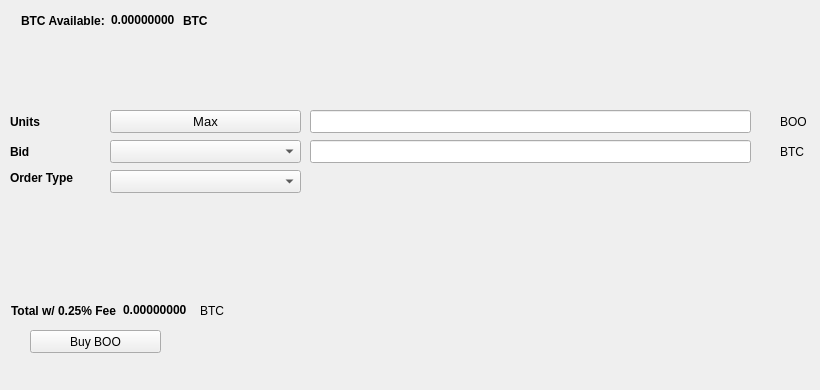
   <widget class="QWidget" name="BuyTab">
    <attribute name="title">
     <string>Buy</string>
    </attribute>
    <widget class="QPushButton" name="BuyBOO">
     <property name="geometry">
      <rect>
       <x>30</x>
       <y>330</y>
       <width>131</width>
       <height>23</height>
      </rect>
     </property>
     <property name="text">
      <string>Buy BOO</string>
     </property>
     <property name="icon">
      <iconset resource="../bamboo.qrc">
       <normaloff>:/icons/bitcoin</normaloff>:/icons/bitcoin</iconset>
     </property>
    </widget>
    <widget class="QLabel" name="label_3">
     <property name="geometry">
      <rect>
       <x>10</x>
       <y>110</y>
       <width>46</width>
       <height>23</height>
      </rect>
     </property>
     <property name="font">
      <font>
       <weight>75</weight>
       <bold>true</bold>
      </font>
     </property>
     <property name="text">
      <string>Units</string>
     </property>
    </widget>
    <widget class="QLineEdit" name="UnitsInput">
     <property name="geometry">
      <rect>
       <x>310</x>
       <y>110</y>
       <width>441</width>
       <height>23</height>
      </rect>
     </property>
     <property name="font">
      <font>
       <pointsize>9</pointsize>
       <weight>75</weight>
       <bold>true</bold>
      </font>
     </property>
    </widget>
    <widget class="QLineEdit" name="BuyBidPriceEdit">
     <property name="geometry">
      <rect>
       <x>310</x>
       <y>140</y>
       <width>441</width>
       <height>23</height>
      </rect>
     </property>
     <property name="font">
      <font>
       <pointsize>9</pointsize>
       <weight>75</weight>
       <bold>true</bold>
      </font>
     </property>
    </widget>
    <widget class="QLabel" name="label_4">
     <property name="geometry">
      <rect>
       <x>780</x>
       <y>110</y>
       <width>31</width>
       <height>23</height>
      </rect>
     </property>
     <property name="text">
      <string>BOO</string>
     </property>
    </widget>
    <widget class="QLabel" name="label_5">
     <property name="geometry">
      <rect>
       <x>780</x>
       <y>140</y>
       <width>31</width>
       <height>23</height>
      </rect>
     </property>
     <property name="text">
      <string>BTC</string>
     </property>
    </widget>
    <widget class="QLabel" name="label_6">
     <property name="geometry">
      <rect>
       <x>10</x>
       <y>140</y>
       <width>46</width>
       <height>23</height>
      </rect>
     </property>
     <property name="font">
      <font>
       <weight>75</weight>
       <bold>true</bold>
      </font>
     </property>
     <property name="text">
      <string>Bid</string>
     </property>
    </widget>
    <widget class="QLabel" name="label_7">
     <property name="geometry">
      <rect>
       <x>10</x>
       <y>170</y>
       <width>91</width>
       <height>16</height>
      </rect>
     </property>
     <property name="font">
      <font>
       <weight>75</weight>
       <bold>true</bold>
      </font>
     </property>
     <property name="text">
      <string>Order Type</string>
     </property>
    </widget>
    <widget class="QPushButton" name="Buy_Max_Amount">
     <property name="geometry">
      <rect>
       <x>110</x>
       <y>110</y>
       <width>191</width>
       <height>23</height>
      </rect>
     </property>
     <property name="font">
      <font>
       <pointsize>10</pointsize>
      </font>
     </property>
     <property name="text">
      <string>Max</string>
     </property>
    </widget>
    <widget class="QComboBox" name="BuyBidcomboBox">
     <property name="geometry">
      <rect>
       <x>110</x>
       <y>140</y>
       <width>191</width>
       <height>23</height>
      </rect>
     </property>
     <property name="font">
      <font>
       <pointsize>10</pointsize>
      </font>
     </property>
    </widget>
    <widget class="QComboBox" name="buyOrdertypeCombo">
     <property name="geometry">
      <rect>
       <x>110</x>
       <y>170</y>
       <width>191</width>
       <height>23</height>
      </rect>
     </property>
     <property name="font">
      <font>
       <pointsize>10</pointsize>
      </font>
     </property>
    </widget>
    <widget class="QWidget" name="layoutWidget1">
     <property name="geometry">
      <rect>
       <x>21</x>
       <y>11</y>
       <width>227</width>
       <height>19</height>
      </rect>
     </property>
     <layout class="QHBoxLayout" name="horizontalLayout_3">
      <item>
       <widget class="QLabel" name="label232">
        <property name="font">
         <font>
          <weight>75</weight>
          <bold>true</bold>
         </font>
        </property>
        <property name="text">
         <string>BTC Available:</string>
        </property>
       </widget>
      </item>
      <item>
       <widget class="QLabel" name="BtcAvailableLbl">
        <property name="palette">
         <palette>
          <active>
           <colorrole role="WindowText">
            <brush brushstyle="SolidPattern">
             <color alpha="255">
              <red>0</red>
              <green>0</green>
              <blue>0</blue>
             </color>
            </brush>
           </colorrole>
           <colorrole role="Button">
            <brush brushstyle="SolidPattern">
             <color alpha="255">
              <red>0</red>
              <green>170</green>
              <blue>0</blue>
             </color>
            </brush>
           </colorrole>
           <colorrole role="Light">
            <brush brushstyle="SolidPattern">
             <color alpha="255">
              <red>0</red>
              <green>255</green>
              <blue>0</blue>
             </color>
            </brush>
           </colorrole>
           <colorrole role="Midlight">
            <brush brushstyle="SolidPattern">
             <color alpha="255">
              <red>0</red>
              <green>212</green>
              <blue>0</blue>
             </color>
            </brush>
           </colorrole>
           <colorrole role="Dark">
            <brush brushstyle="SolidPattern">
             <color alpha="255">
              <red>0</red>
              <green>85</green>
              <blue>0</blue>
             </color>
            </brush>
           </colorrole>
           <colorrole role="Mid">
            <brush brushstyle="SolidPattern">
             <color alpha="255">
              <red>0</red>
              <green>113</green>
              <blue>0</blue>
             </color>
            </brush>
           </colorrole>
           <colorrole role="Text">
            <brush brushstyle="SolidPattern">
             <color alpha="255">
              <red>0</red>
              <green>170</green>
              <blue>0</blue>
             </color>
            </brush>
           </colorrole>
           <colorrole role="BrightText">
            <brush brushstyle="SolidPattern">
             <color alpha="255">
              <red>255</red>
              <green>255</green>
              <blue>255</blue>
             </color>
            </brush>
           </colorrole>
           <colorrole role="ButtonText">
            <brush brushstyle="SolidPattern">
             <color alpha="255">
              <red>0</red>
              <green>0</green>
              <blue>0</blue>
             </color>
            </brush>
           </colorrole>
           <colorrole role="Base">
            <brush brushstyle="SolidPattern">
             <color alpha="255">
              <red>255</red>
              <green>255</green>
              <blue>255</blue>
             </color>
            </brush>
           </colorrole>
           <colorrole role="Window">
            <brush brushstyle="SolidPattern">
             <color alpha="255">
              <red>0</red>
              <green>170</green>
              <blue>0</blue>
             </color>
            </brush>
           </colorrole>
           <colorrole role="Shadow">
            <brush brushstyle="SolidPattern">
             <color alpha="255">
              <red>0</red>
              <green>0</green>
              <blue>0</blue>
             </color>
            </brush>
           </colorrole>
           <colorrole role="AlternateBase">
            <brush brushstyle="SolidPattern">
             <color alpha="255">
              <red>127</red>
              <green>212</green>
              <blue>127</blue>
             </color>
            </brush>
           </colorrole>
           <colorrole role="ToolTipBase">
            <brush brushstyle="SolidPattern">
             <color alpha="255">
              <red>255</red>
              <green>255</green>
              <blue>220</blue>
             </color>
            </brush>
           </colorrole>
           <colorrole role="ToolTipText">
            <brush brushstyle="SolidPattern">
             <color alpha="255">
              <red>0</red>
              <green>0</green>
              <blue>0</blue>
             </color>
            </brush>
           </colorrole>
          </active>
          <inactive>
           <colorrole role="WindowText">
            <brush brushstyle="SolidPattern">
             <color alpha="255">
              <red>0</red>
              <green>0</green>
              <blue>0</blue>
             </color>
            </brush>
           </colorrole>
           <colorrole role="Button">
            <brush brushstyle="SolidPattern">
             <color alpha="255">
              <red>0</red>
              <green>170</green>
              <blue>0</blue>
             </color>
            </brush>
           </colorrole>
           <colorrole role="Light">
            <brush brushstyle="SolidPattern">
             <color alpha="255">
              <red>0</red>
              <green>255</green>
              <blue>0</blue>
             </color>
            </brush>
           </colorrole>
           <colorrole role="Midlight">
            <brush brushstyle="SolidPattern">
             <color alpha="255">
              <red>0</red>
              <green>212</green>
              <blue>0</blue>
             </color>
            </brush>
           </colorrole>
           <colorrole role="Dark">
            <brush brushstyle="SolidPattern">
             <color alpha="255">
              <red>0</red>
              <green>85</green>
              <blue>0</blue>
             </color>
            </brush>
           </colorrole>
           <colorrole role="Mid">
            <brush brushstyle="SolidPattern">
             <color alpha="255">
              <red>0</red>
              <green>113</green>
              <blue>0</blue>
             </color>
            </brush>
           </colorrole>
           <colorrole role="Text">
            <brush brushstyle="SolidPattern">
             <color alpha="255">
              <red>0</red>
              <green>170</green>
              <blue>0</blue>
             </color>
            </brush>
           </colorrole>
           <colorrole role="BrightText">
            <brush brushstyle="SolidPattern">
             <color alpha="255">
              <red>255</red>
              <green>255</green>
              <blue>255</blue>
             </color>
            </brush>
           </colorrole>
           <colorrole role="ButtonText">
            <brush brushstyle="SolidPattern">
             <color alpha="255">
              <red>0</red>
              <green>0</green>
              <blue>0</blue>
             </color>
            </brush>
           </colorrole>
           <colorrole role="Base">
            <brush brushstyle="SolidPattern">
             <color alpha="255">
              <red>255</red>
              <green>255</green>
              <blue>255</blue>
             </color>
            </brush>
           </colorrole>
           <colorrole role="Window">
            <brush brushstyle="SolidPattern">
             <color alpha="255">
              <red>0</red>
              <green>170</green>
              <blue>0</blue>
             </color>
            </brush>
           </colorrole>
           <colorrole role="Shadow">
            <brush brushstyle="SolidPattern">
             <color alpha="255">
              <red>0</red>
              <green>0</green>
              <blue>0</blue>
             </color>
            </brush>
           </colorrole>
           <colorrole role="AlternateBase">
            <brush brushstyle="SolidPattern">
             <color alpha="255">
              <red>127</red>
              <green>212</green>
              <blue>127</blue>
             </color>
            </brush>
           </colorrole>
           <colorrole role="ToolTipBase">
            <brush brushstyle="SolidPattern">
             <color alpha="255">
              <red>255</red>
              <green>255</green>
              <blue>220</blue>
             </color>
            </brush>
           </colorrole>
           <colorrole role="ToolTipText">
            <brush brushstyle="SolidPattern">
             <color alpha="255">
              <red>0</red>
              <green>0</green>
              <blue>0</blue>
             </color>
            </brush>
           </colorrole>
          </inactive>
          <disabled>
           <colorrole role="WindowText">
            <brush brushstyle="SolidPattern">
             <color alpha="255">
              <red>0</red>
              <green>85</green>
              <blue>0</blue>
             </color>
            </brush>
           </colorrole>
           <colorrole role="Button">
            <brush brushstyle="SolidPattern">
             <color alpha="255">
              <red>0</red>
              <green>170</green>
              <blue>0</blue>
             </color>
            </brush>
           </colorrole>
           <colorrole role="Light">
            <brush brushstyle="SolidPattern">
             <color alpha="255">
              <red>0</red>
              <green>255</green>
              <blue>0</blue>
             </color>
            </brush>
           </colorrole>
           <colorrole role="Midlight">
            <brush brushstyle="SolidPattern">
             <color alpha="255">
              <red>0</red>
              <green>212</green>
              <blue>0</blue>
             </color>
            </brush>
           </colorrole>
           <colorrole role="Dark">
            <brush brushstyle="SolidPattern">
             <color alpha="255">
              <red>0</red>
              <green>85</green>
              <blue>0</blue>
             </color>
            </brush>
           </colorrole>
           <colorrole role="Mid">
            <brush brushstyle="SolidPattern">
             <color alpha="255">
              <red>0</red>
              <green>113</green>
              <blue>0</blue>
             </color>
            </brush>
           </colorrole>
           <colorrole role="Text">
            <brush brushstyle="SolidPattern">
             <color alpha="255">
              <red>0</red>
              <green>85</green>
              <blue>0</blue>
             </color>
            </brush>
           </colorrole>
           <colorrole role="BrightText">
            <brush brushstyle="SolidPattern">
             <color alpha="255">
              <red>255</red>
              <green>255</green>
              <blue>255</blue>
             </color>
            </brush>
           </colorrole>
           <colorrole role="ButtonText">
            <brush brushstyle="SolidPattern">
             <color alpha="255">
              <red>0</red>
              <green>85</green>
              <blue>0</blue>
             </color>
            </brush>
           </colorrole>
           <colorrole role="Base">
            <brush brushstyle="SolidPattern">
             <color alpha="255">
              <red>0</red>
              <green>170</green>
              <blue>0</blue>
             </color>
            </brush>
           </colorrole>
           <colorrole role="Window">
            <brush brushstyle="SolidPattern">
             <color alpha="255">
              <red>0</red>
              <green>170</green>
              <blue>0</blue>
             </color>
            </brush>
           </colorrole>
           <colorrole role="Shadow">
            <brush brushstyle="SolidPattern">
             <color alpha="255">
              <red>0</red>
              <green>0</green>
              <blue>0</blue>
             </color>
            </brush>
           </colorrole>
           <colorrole role="AlternateBase">
            <brush brushstyle="SolidPattern">
             <color alpha="255">
              <red>0</red>
              <green>170</green>
              <blue>0</blue>
             </color>
            </brush>
           </colorrole>
           <colorrole role="ToolTipBase">
            <brush brushstyle="SolidPattern">
             <color alpha="255">
              <red>255</red>
              <green>255</green>
              <blue>220</blue>
             </color>
            </brush>
           </colorrole>
           <colorrole role="ToolTipText">
            <brush brushstyle="SolidPattern">
             <color alpha="255">
              <red>0</red>
              <green>0</green>
              <blue>0</blue>
             </color>
            </brush>
           </colorrole>
          </disabled>
         </palette>
        </property>
        <property name="font">
         <font>
          <weight>75</weight>
          <bold>true</bold>
         </font>
        </property>
        <property name="text">
         <string>0.00000000</string>
        </property>
        <property name="textInteractionFlags">
         <set>Qt::LinksAccessibleByMouse|Qt::TextSelectableByKeyboard|Qt::TextSelectableByMouse</set>
        </property>
       </widget>
      </item>
      <item>
       <widget class="QLabel" name="BtcAvailableLbl_2">
        <property name="font">
         <font>
          <weight>75</weight>
          <bold>true</bold>
         </font>
        </property>
        <property name="text">
         <string>BTC</string>
        </property>
       </widget>
      </item>
     </layout>
    </widget>
    <widget class="QWidget" name="layoutWidge2">
     <property name="geometry">
      <rect>
       <x>11</x>
       <y>301</y>
       <width>259</width>
       <height>19</height>
      </rect>
     </property>
     <layout class="QHBoxLayout" name="horizontalLayout_4">
      <item>
       <widget class="QLabel" name="label_9">
        <property name="font">
         <font>
          <weight>75</weight>
          <bold>true</bold>
         </font>
        </property>
        <property name="text">
         <string>Total w/ 0.25% Fee</string>
        </property>
       </widget>
      </item>
      <item>
       <widget class="QLabel" name="BuyCostLabel">
        <property name="palette">
         <palette>
          <active>
           <colorrole role="WindowText">
            <brush brushstyle="SolidPattern">
             <color alpha="255">
              <red>0</red>
              <green>0</green>
              <blue>0</blue>
             </color>
            </brush>
           </colorrole>
           <colorrole role="Button">
            <brush brushstyle="SolidPattern">
             <color alpha="255">
              <red>0</red>
              <green>170</green>
              <blue>0</blue>
             </color>
            </brush>
           </colorrole>
           <colorrole role="Light">
            <brush brushstyle="SolidPattern">
             <color alpha="255">
              <red>0</red>
              <green>255</green>
              <blue>0</blue>
             </color>
            </brush>
           </colorrole>
           <colorrole role="Midlight">
            <brush brushstyle="SolidPattern">
             <color alpha="255">
              <red>0</red>
              <green>212</green>
              <blue>0</blue>
             </color>
            </brush>
           </colorrole>
           <colorrole role="Dark">
            <brush brushstyle="SolidPattern">
             <color alpha="255">
              <red>0</red>
              <green>85</green>
              <blue>0</blue>
             </color>
            </brush>
           </colorrole>
           <colorrole role="Mid">
            <brush brushstyle="SolidPattern">
             <color alpha="255">
              <red>0</red>
              <green>113</green>
              <blue>0</blue>
             </color>
            </brush>
           </colorrole>
           <colorrole role="Text">
            <brush brushstyle="SolidPattern">
             <color alpha="255">
              <red>0</red>
              <green>170</green>
              <blue>0</blue>
             </color>
            </brush>
           </colorrole>
           <colorrole role="BrightText">
            <brush brushstyle="SolidPattern">
             <color alpha="255">
              <red>255</red>
              <green>255</green>
              <blue>255</blue>
             </color>
            </brush>
           </colorrole>
           <colorrole role="ButtonText">
            <brush brushstyle="SolidPattern">
             <color alpha="255">
              <red>0</red>
              <green>0</green>
              <blue>0</blue>
             </color>
            </brush>
           </colorrole>
           <colorrole role="Base">
            <brush brushstyle="SolidPattern">
             <color alpha="255">
              <red>255</red>
              <green>255</green>
              <blue>255</blue>
             </color>
            </brush>
           </colorrole>
           <colorrole role="Window">
            <brush brushstyle="SolidPattern">
             <color alpha="255">
              <red>0</red>
              <green>170</green>
              <blue>0</blue>
             </color>
            </brush>
           </colorrole>
           <colorrole role="Shadow">
            <brush brushstyle="SolidPattern">
             <color alpha="255">
              <red>0</red>
              <green>0</green>
              <blue>0</blue>
             </color>
            </brush>
           </colorrole>
           <colorrole role="AlternateBase">
            <brush brushstyle="SolidPattern">
             <color alpha="255">
              <red>127</red>
              <green>212</green>
              <blue>127</blue>
             </color>
            </brush>
           </colorrole>
           <colorrole role="ToolTipBase">
            <brush brushstyle="SolidPattern">
             <color alpha="255">
              <red>255</red>
              <green>255</green>
              <blue>220</blue>
             </color>
            </brush>
           </colorrole>
           <colorrole role="ToolTipText">
            <brush brushstyle="SolidPattern">
             <color alpha="255">
              <red>0</red>
              <green>0</green>
              <blue>0</blue>
             </color>
            </brush>
           </colorrole>
          </active>
          <inactive>
           <colorrole role="WindowText">
            <brush brushstyle="SolidPattern">
             <color alpha="255">
              <red>0</red>
              <green>0</green>
              <blue>0</blue>
             </color>
            </brush>
           </colorrole>
           <colorrole role="Button">
            <brush brushstyle="SolidPattern">
             <color alpha="255">
              <red>0</red>
              <green>170</green>
              <blue>0</blue>
             </color>
            </brush>
           </colorrole>
           <colorrole role="Light">
            <brush brushstyle="SolidPattern">
             <color alpha="255">
              <red>0</red>
              <green>255</green>
              <blue>0</blue>
             </color>
            </brush>
           </colorrole>
           <colorrole role="Midlight">
            <brush brushstyle="SolidPattern">
             <color alpha="255">
              <red>0</red>
              <green>212</green>
              <blue>0</blue>
             </color>
            </brush>
           </colorrole>
           <colorrole role="Dark">
            <brush brushstyle="SolidPattern">
             <color alpha="255">
              <red>0</red>
              <green>85</green>
              <blue>0</blue>
             </color>
            </brush>
           </colorrole>
           <colorrole role="Mid">
            <brush brushstyle="SolidPattern">
             <color alpha="255">
              <red>0</red>
              <green>113</green>
              <blue>0</blue>
             </color>
            </brush>
           </colorrole>
           <colorrole role="Text">
            <brush brushstyle="SolidPattern">
             <color alpha="255">
              <red>0</red>
              <green>170</green>
              <blue>0</blue>
             </color>
            </brush>
           </colorrole>
           <colorrole role="BrightText">
            <brush brushstyle="SolidPattern">
             <color alpha="255">
              <red>255</red>
              <green>255</green>
              <blue>255</blue>
             </color>
            </brush>
           </colorrole>
           <colorrole role="ButtonText">
            <brush brushstyle="SolidPattern">
             <color alpha="255">
              <red>0</red>
              <green>0</green>
              <blue>0</blue>
             </color>
            </brush>
           </colorrole>
           <colorrole role="Base">
            <brush brushstyle="SolidPattern">
             <color alpha="255">
              <red>255</red>
              <green>255</green>
              <blue>255</blue>
             </color>
            </brush>
           </colorrole>
           <colorrole role="Window">
            <brush brushstyle="SolidPattern">
             <color alpha="255">
              <red>0</red>
              <green>170</green>
              <blue>0</blue>
             </color>
            </brush>
           </colorrole>
           <colorrole role="Shadow">
            <brush brushstyle="SolidPattern">
             <color alpha="255">
              <red>0</red>
              <green>0</green>
              <blue>0</blue>
             </color>
            </brush>
           </colorrole>
           <colorrole role="AlternateBase">
            <brush brushstyle="SolidPattern">
             <color alpha="255">
              <red>127</red>
              <green>212</green>
              <blue>127</blue>
             </color>
            </brush>
           </colorrole>
           <colorrole role="ToolTipBase">
            <brush brushstyle="SolidPattern">
             <color alpha="255">
              <red>255</red>
              <green>255</green>
              <blue>220</blue>
             </color>
            </brush>
           </colorrole>
           <colorrole role="ToolTipText">
            <brush brushstyle="SolidPattern">
             <color alpha="255">
              <red>0</red>
              <green>0</green>
              <blue>0</blue>
             </color>
            </brush>
           </colorrole>
          </inactive>
          <disabled>
           <colorrole role="WindowText">
            <brush brushstyle="SolidPattern">
             <color alpha="255">
              <red>0</red>
              <green>85</green>
              <blue>0</blue>
             </color>
            </brush>
           </colorrole>
           <colorrole role="Button">
            <brush brushstyle="SolidPattern">
             <color alpha="255">
              <red>0</red>
              <green>170</green>
              <blue>0</blue>
             </color>
            </brush>
           </colorrole>
           <colorrole role="Light">
            <brush brushstyle="SolidPattern">
             <color alpha="255">
              <red>0</red>
              <green>255</green>
              <blue>0</blue>
             </color>
            </brush>
           </colorrole>
           <colorrole role="Midlight">
            <brush brushstyle="SolidPattern">
             <color alpha="255">
              <red>0</red>
              <green>212</green>
              <blue>0</blue>
             </color>
            </brush>
           </colorrole>
           <colorrole role="Dark">
            <brush brushstyle="SolidPattern">
             <color alpha="255">
              <red>0</red>
              <green>85</green>
              <blue>0</blue>
             </color>
            </brush>
           </colorrole>
           <colorrole role="Mid">
            <brush brushstyle="SolidPattern">
             <color alpha="255">
              <red>0</red>
              <green>113</green>
              <blue>0</blue>
             </color>
            </brush>
           </colorrole>
           <colorrole role="Text">
            <brush brushstyle="SolidPattern">
             <color alpha="255">
              <red>0</red>
              <green>85</green>
              <blue>0</blue>
             </color>
            </brush>
           </colorrole>
           <colorrole role="BrightText">
            <brush brushstyle="SolidPattern">
             <color alpha="255">
              <red>255</red>
              <green>255</green>
              <blue>255</blue>
             </color>
            </brush>
           </colorrole>
           <colorrole role="ButtonText">
            <brush brushstyle="SolidPattern">
             <color alpha="255">
              <red>0</red>
              <green>85</green>
              <blue>0</blue>
             </color>
            </brush>
           </colorrole>
           <colorrole role="Base">
            <brush brushstyle="SolidPattern">
             <color alpha="255">
              <red>0</red>
              <green>170</green>
              <blue>0</blue>
             </color>
            </brush>
           </colorrole>
           <colorrole role="Window">
            <brush brushstyle="SolidPattern">
             <color alpha="255">
              <red>0</red>
              <green>170</green>
              <blue>0</blue>
             </color>
            </brush>
           </colorrole>
           <colorrole role="Shadow">
            <brush brushstyle="SolidPattern">
             <color alpha="255">
              <red>0</red>
              <green>0</green>
              <blue>0</blue>
             </color>
            </brush>
           </colorrole>
           <colorrole role="AlternateBase">
            <brush brushstyle="SolidPattern">
             <color alpha="255">
              <red>0</red>
              <green>170</green>
              <blue>0</blue>
             </color>
            </brush>
           </colorrole>
           <colorrole role="ToolTipBase">
            <brush brushstyle="SolidPattern">
             <color alpha="255">
              <red>255</red>
              <green>255</green>
              <blue>220</blue>
             </color>
            </brush>
           </colorrole>
           <colorrole role="ToolTipText">
            <brush brushstyle="SolidPattern">
             <color alpha="255">
              <red>0</red>
              <green>0</green>
              <blue>0</blue>
             </color>
            </brush>
           </colorrole>
          </disabled>
         </palette>
        </property>
        <property name="font">
         <font>
          <weight>75</weight>
          <bold>true</bold>
         </font>
        </property>
        <property name="autoFillBackground">
         <bool>false</bool>
        </property>
        <property name="text">
         <string>0.00000000</string>
        </property>
        <property name="textInteractionFlags">
         <set>Qt::LinksAccessibleByMouse|Qt::TextSelectableByMouse</set>
        </property>
       </widget>
      </item>
      <item>
       <widget class="QLabel" name="label_10">
        <property name="font">
         <font>
          <weight>50</weight>
          <bold>false</bold>
         </font>
        </property>
        <property name="text">
         <string>BTC</string>
        </property>
       </widget>
      </item>
     </layout>
    </widget>
    <widget class="QLabel" name="label_24">
     <property name="geometry">
      <rect>
       <x>460</x>
       <y>300</y>
       <width>281</width>
       <height>81</height>
      </rect>
     </property>
     <property name="text">
      <string/>
     </property>
     <property name="pixmap">
      <pixmap>:/images/bittrex</pixmap>
     </property>
    </widget>
   </widget>
